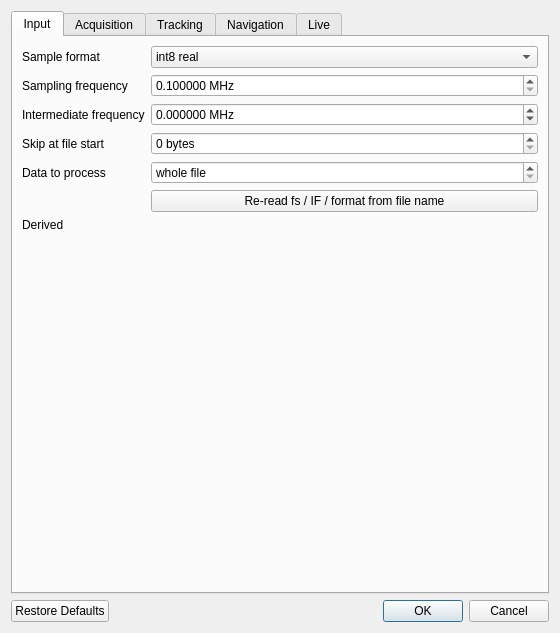
<?xml version="1.0" encoding="UTF-8"?>
<ui version="4.0">
 <class>SettingsDialog</class>
 <widget class="QDialog" name="SettingsDialog">
  <property name="geometry">
   <rect><x>0</x><y>0</y><width>560</width><height>520</height></rect>
  </property>
  <property name="windowTitle"><string>Receiver settings</string></property>
  <layout class="QVBoxLayout" name="mainLayout">
   <item>
    <widget class="QTabWidget" name="tabs">
     <property name="currentIndex"><number>0</number></property>
     <!-- ============================================================ Input -->
     <widget class="QWidget" name="inputTab">
      <attribute name="title"><string>Input</string></attribute>
      <layout class="QFormLayout" name="inputForm">
       <item row="0" column="0"><widget class="QLabel" name="formatLabel"><property name="text"><string>Sample format</string></property></widget></item>
       <item row="0" column="1">
        <widget class="QComboBox" name="formatCombo">
         <item><property name="text"><string>int8 real</string></property></item>
         <item><property name="text"><string>uint8 real (offset binary)</string></property></item>
         <item><property name="text"><string>int16 real (little endian)</string></property></item>
         <item><property name="text"><string>int8 complex I/Q interleaved</string></property></item>
         <item><property name="text"><string>int16 complex I/Q interleaved</string></property></item>
         <item><property name="text"><string>2-bit real, packed</string></property></item>
        </widget>
       </item>
       <item row="1" column="0"><widget class="QLabel" name="fsLabel"><property name="text"><string>Sampling frequency</string></property></widget></item>
       <item row="1" column="1">
        <widget class="QDoubleSpinBox" name="fsSpin">
         <property name="suffix"><string> MHz</string></property>
         <property name="decimals"><number>6</number></property>
         <property name="minimum"><double>0.100000000000000</double></property>
         <property name="maximum"><double>500.000000000000000</double></property>
         <property name="singleStep"><double>0.001000000000000</double></property>
        </widget>
       </item>
       <item row="2" column="0"><widget class="QLabel" name="ifLabel"><property name="text"><string>Intermediate frequency</string></property></widget></item>
       <item row="2" column="1">
        <widget class="QDoubleSpinBox" name="ifSpin">
         <property name="suffix"><string> MHz</string></property>
         <property name="decimals"><number>6</number></property>
         <property name="minimum"><double>-250.000000000000000</double></property>
         <property name="maximum"><double>500.000000000000000</double></property>
         <property name="singleStep"><double>0.001000000000000</double></property>
        </widget>
       </item>
       <item row="3" column="0"><widget class="QLabel" name="skipLabel"><property name="text"><string>Skip at file start</string></property></widget></item>
       <item row="3" column="1">
        <widget class="QSpinBox" name="skipSpin">
         <property name="suffix"><string> bytes</string></property>
         <property name="maximum"><number>2000000000</number></property>
        </widget>
       </item>
       <item row="4" column="0"><widget class="QLabel" name="msProcessLabel"><property name="text"><string>Data to process</string></property></widget></item>
       <item row="4" column="1">
        <widget class="QSpinBox" name="msProcessSpin">
         <property name="specialValueText"><string>whole file</string></property>
         <property name="suffix"><string> ms</string></property>
         <property name="maximum"><number>100000000</number></property>
        </widget>
       </item>
       <item row="5" column="1"><widget class="QPushButton" name="parseButton"><property name="text"><string>Re-read fs / IF / format from file name</string></property></widget></item>
       <item row="6" column="0"><widget class="QLabel" name="derivedTitle"><property name="text"><string>Derived</string></property></widget></item>
       <item row="6" column="1"><widget class="QLabel" name="derivedLabel"><property name="wordWrap"><bool>true</bool></property></widget></item>
      </layout>
     </widget>
     <!-- ============================================================ Acquisition -->
     <widget class="QWidget" name="acqTab">
      <attribute name="title"><string>Acquisition</string></attribute>
      <layout class="QFormLayout" name="acqForm">
       <item row="0" column="0"><widget class="QLabel" name="prnsLabel"><property name="text"><string>GPS PRNs to search</string></property></widget></item>
       <item row="0" column="1"><widget class="QLineEdit" name="prnsEdit"><property name="toolTip"><string>Comma separated list or ranges, e.g. 1-32 or 1,3,5-9</string></property></widget></item>
       <item row="1" column="0"><widget class="QLabel" name="acqStartLabel"><property name="text"><string>Acquisition data start</string></property></widget></item>
       <item row="1" column="1"><widget class="QSpinBox" name="acqStartSpin"><property name="suffix"><string> ms</string></property><property name="maximum"><number>1000000</number></property></widget></item>
       <item row="2" column="0"><widget class="QLabel" name="acqBandLabel"><property name="text"><string>Doppler search band (+/-)</string></property></widget></item>
       <item row="2" column="1"><widget class="QDoubleSpinBox" name="acqBandSpin"><property name="suffix"><string> Hz</string></property><property name="decimals"><number>0</number></property><property name="minimum"><double>500.000000000000000</double></property><property name="maximum"><double>50000.000000000000000</double></property><property name="singleStep"><double>500.000000000000000</double></property></widget></item>
       <item row="3" column="0"><widget class="QLabel" name="acqStepLabel"><property name="text"><string>Doppler bin width</string></property></widget></item>
       <item row="3" column="1"><widget class="QDoubleSpinBox" name="acqStepSpin"><property name="suffix"><string> Hz</string></property><property name="decimals"><number>0</number></property><property name="minimum"><double>50.000000000000000</double></property><property name="maximum"><double>5000.000000000000000</double></property><property name="singleStep"><double>50.000000000000000</double></property></widget></item>
       <item row="4" column="0"><widget class="QLabel" name="acqNonCohLabel"><property name="text"><string>Non-coherent integration</string></property></widget></item>
       <item row="4" column="1"><widget class="QSpinBox" name="acqNonCohSpin"><property name="suffix"><string> ms</string></property><property name="minimum"><number>1</number></property><property name="maximum"><number>20</number></property></widget></item>
       <item row="5" column="0"><widget class="QLabel" name="acqThrLabel"><property name="text"><string>Detection threshold (peak ratio)</string></property></widget></item>
       <item row="5" column="1"><widget class="QDoubleSpinBox" name="acqThrSpin"><property name="minimum"><double>1.000000000000000</double></property><property name="maximum"><double>20.000000000000000</double></property><property name="singleStep"><double>0.100000000000000</double></property></widget></item>
       <item row="6" column="0"><widget class="QLabel" name="fineMsLabel"><property name="text"><string>Fine frequency data length</string></property></widget></item>
       <item row="6" column="1"><widget class="QSpinBox" name="fineMsSpin"><property name="suffix"><string> ms</string></property><property name="minimum"><number>10</number></property><property name="maximum"><number>200</number></property></widget></item>
       <item row="7" column="0"><widget class="QLabel" name="constellationLabel"><property name="text"><string>Constellations</string></property></widget></item>
       <item row="7" column="1">
        <widget class="QComboBox" name="constellationCombo">
         <item><property name="text"><string>GPS + Galileo</string></property></item>
         <item><property name="text"><string>GPS only</string></property></item>
         <item><property name="text"><string>Galileo only</string></property></item>
        </widget>
       </item>
       <item row="8" column="0"><widget class="QLabel" name="galNonCohLabel"><property name="text"><string>Galileo E1 non-coherent integration</string></property></widget></item>
       <item row="8" column="1"><widget class="QSpinBox" name="galNonCohSpin"><property name="suffix"><string> x 4 ms</string></property><property name="minimum"><number>1</number></property><property name="maximum"><number>25</number></property></widget></item>
      </layout>
     </widget>
     <!-- ============================================================ Tracking -->
     <widget class="QWidget" name="trkTab">
      <attribute name="title"><string>Tracking</string></attribute>
      <layout class="QFormLayout" name="trkForm">
       <item row="0" column="0"><widget class="QLabel" name="channelsLabel"><property name="text"><string>Channels per constellation</string></property></widget></item>
       <item row="0" column="1"><widget class="QSpinBox" name="channelsSpin"><property name="minimum"><number>1</number></property><property name="maximum"><number>32</number></property></widget></item>
       <item row="1" column="0"><widget class="QLabel" name="pllBwLabel"><property name="text"><string>PLL noise bandwidth</string></property></widget></item>
       <item row="1" column="1"><widget class="QDoubleSpinBox" name="pllBwSpin"><property name="suffix"><string> Hz</string></property><property name="decimals"><number>1</number></property><property name="minimum"><double>1.000000000000000</double></property><property name="maximum"><double>100.000000000000000</double></property></widget></item>
       <item row="2" column="0"><widget class="QLabel" name="pllZetaLabel"><property name="text"><string>PLL damping ratio</string></property></widget></item>
       <item row="2" column="1"><widget class="QDoubleSpinBox" name="pllZetaSpin"><property name="decimals"><number>3</number></property><property name="minimum"><double>0.300000000000000</double></property><property name="maximum"><double>2.000000000000000</double></property><property name="singleStep"><double>0.050000000000000</double></property></widget></item>
       <item row="3" column="0"><widget class="QLabel" name="fllBwLabel"><property name="text"><string>FLL-assist noise bandwidth</string></property></widget></item>
       <item row="3" column="1"><widget class="QDoubleSpinBox" name="fllBwSpin"><property name="suffix"><string> Hz</string></property><property name="decimals"><number>1</number></property><property name="maximum"><double>50.000000000000000</double></property></widget></item>
       <item row="4" column="0"><widget class="QLabel" name="fllMsLabel"><property name="text"><string>FLL-assist duration</string></property></widget></item>
       <item row="4" column="1"><widget class="QSpinBox" name="fllMsSpin"><property name="suffix"><string> ms</string></property><property name="maximum"><number>100000</number></property></widget></item>
       <item row="5" column="0"><widget class="QLabel" name="dllBwLabel"><property name="text"><string>DLL noise bandwidth</string></property></widget></item>
       <item row="5" column="1"><widget class="QDoubleSpinBox" name="dllBwSpin"><property name="suffix"><string> Hz</string></property><property name="minimum"><double>0.100000000000000</double></property><property name="maximum"><double>20.000000000000000</double></property><property name="singleStep"><double>0.100000000000000</double></property></widget></item>
       <item row="6" column="0"><widget class="QLabel" name="dllZetaLabel"><property name="text"><string>DLL damping ratio</string></property></widget></item>
       <item row="6" column="1"><widget class="QDoubleSpinBox" name="dllZetaSpin"><property name="decimals"><number>3</number></property><property name="minimum"><double>0.300000000000000</double></property><property name="maximum"><double>2.000000000000000</double></property><property name="singleStep"><double>0.050000000000000</double></property></widget></item>
       <item row="7" column="0"><widget class="QLabel" name="dllSpacingLabel"><property name="text"><string>Early/late offset from prompt</string></property></widget></item>
       <item row="7" column="1"><widget class="QDoubleSpinBox" name="dllSpacingSpin"><property name="suffix"><string> chips</string></property><property name="decimals"><number>3</number></property><property name="minimum"><double>0.050000000000000</double></property><property name="maximum"><double>1.000000000000000</double></property><property name="singleStep"><double>0.050000000000000</double></property></widget></item>
       <item row="8" column="1"><widget class="QCheckBox" name="aidingCheck"><property name="text"><string>Carrier-aided DLL</string></property></widget></item>
       <item row="9" column="0"><widget class="QLabel" name="cn0WinLabel"><property name="text"><string>C/N0 estimator window</string></property></widget></item>
       <item row="9" column="1"><widget class="QSpinBox" name="cn0WinSpin"><property name="suffix"><string> ms</string></property><property name="minimum"><number>20</number></property><property name="maximum"><number>2000</number></property></widget></item>
       <item row="10" column="0"><widget class="QLabel" name="galDllSpacingLabel"><property name="text"><string>Galileo E1 early/late offset</string></property></widget></item>
       <item row="10" column="1"><widget class="QDoubleSpinBox" name="galDllSpacingSpin"><property name="suffix"><string> chips</string></property><property name="decimals"><number>3</number></property><property name="minimum"><double>0.05</double></property><property name="maximum"><double>0.25</double></property><property name="singleStep"><double>0.01</double></property></widget></item>
      </layout>
     </widget>
     <!-- ============================================================ Navigation -->
     <widget class="QWidget" name="navTab">
      <attribute name="title"><string>Navigation</string></attribute>
      <layout class="QFormLayout" name="navForm">
       <item row="0" column="0"><widget class="QLabel" name="bitStartLabel"><property name="text"><string>Ignore pull-in before</string></property></widget></item>
       <item row="0" column="1"><widget class="QSpinBox" name="bitStartSpin"><property name="suffix"><string> ms</string></property><property name="maximum"><number>100000</number></property></widget></item>
       <item row="1" column="0"><widget class="QLabel" name="navPeriodLabel"><property name="text"><string>Navigation solution period</string></property></widget></item>
       <item row="1" column="1"><widget class="QSpinBox" name="navPeriodSpin"><property name="suffix"><string> ms</string></property><property name="minimum"><number>1</number></property><property name="maximum"><number>60000</number></property></widget></item>
       <item row="2" column="0"><widget class="QLabel" name="elMaskLabel"><property name="text"><string>Elevation mask</string></property></widget></item>
       <item row="2" column="1"><widget class="QDoubleSpinBox" name="elMaskSpin"><property name="suffix"><string> deg</string></property><property name="decimals"><number>1</number></property><property name="minimum"><double>-10.000000000000000</double></property><property name="maximum"><double>60.000000000000000</double></property></widget></item>
       <item row="3" column="0"><widget class="QLabel" name="minCn0Label"><property name="text"><string>Minimum C/N0 for use</string></property></widget></item>
       <item row="3" column="1"><widget class="QDoubleSpinBox" name="minCn0Spin"><property name="suffix"><string> dB-Hz</string></property><property name="decimals"><number>1</number></property><property name="maximum"><double>60.000000000000000</double></property></widget></item>
       <item row="4" column="1"><widget class="QCheckBox" name="ionoCheck"><property name="text"><string>Klobuchar ionosphere (if subframe 4 page 18 decoded)</string></property></widget></item>
       <item row="5" column="1"><widget class="QCheckBox" name="tropoCheck"><property name="text"><string>Saastamoinen troposphere</string></property></widget></item>
       <item row="6" column="1"><widget class="QCheckBox" name="earthRotCheck"><property name="text"><string>Earth rotation (Sagnac) correction</string></property></widget></item>
       <item row="7" column="1"><widget class="QCheckBox" name="elWeightCheck"><property name="text"><string>Elevation-dependent weighting (sin^2 el)</string></property></widget></item>
       <item row="8" column="0"><widget class="QLabel" name="dopSignLabel"><property name="text"><string>IF Doppler sign</string></property></widget></item>
       <item row="8" column="1">
        <widget class="QComboBox" name="dopSignCombo">
         <item><property name="text"><string>Auto-detect</string></property></item>
         <item><property name="text"><string>Normal (low-side LO)</string></property></item>
         <item><property name="text"><string>Inverted spectrum (high-side LO)</string></property></item>
        </widget>
       </item>
      </layout>
     </widget>
     <!-- ============================================================ Live -->
     <widget class="QWidget" name="liveTab">
      <attribute name="title"><string>Live</string></attribute>
      <layout class="QFormLayout" name="liveForm">
       <item row="0" column="0"><widget class="QLabel" name="liveSourceLabel"><property name="text"><string>Live source</string></property></widget></item>
       <item row="0" column="1">
        <widget class="QComboBox" name="liveSourceCombo">
         <item><property name="text"><string>USRP (through the UHD driver)</string></property></item>
         <item><property name="text"><string>Replay the open recording in real time</string></property></item>
        </widget>
       </item>
       <item row="1" column="0"><widget class="QLabel" name="deviceArgsLabel"><property name="text"><string>Device address</string></property></widget></item>
       <item row="1" column="1"><widget class="QLineEdit" name="deviceArgsEdit"><property name="toolTip"><string>UHD device arguments, e.g. addr=192.168.10.2 (the N200 default). recv_buff_size=50000000 can be appended to help against overflows.</string></property></widget></item>
       <item row="2" column="0"><widget class="QLabel" name="centerLabel"><property name="text"><string>Centre frequency</string></property></widget></item>
       <item row="2" column="1"><widget class="QDoubleSpinBox" name="centerSpin"><property name="suffix"><string> MHz</string></property><property name="decimals"><number>6</number></property><property name="minimum"><double>1.000000000000000</double></property><property name="maximum"><double>6000.000000000000000</double></property></widget></item>
       <item row="3" column="0"><widget class="QLabel" name="rateLabel"><property name="text"><string>Sample rate</string></property></widget></item>
       <item row="3" column="1"><widget class="QDoubleSpinBox" name="rateSpin"><property name="toolTip"><string>Complex samples per second. GPS works from 2 MS/s, Galileo needs 4 MS/s. The N200 gives 100 MHz divided by an integer and reports the rate it actually set.</string></property><property name="suffix"><string> MS/s</string></property><property name="decimals"><number>3</number></property><property name="minimum"><double>0.500000000000000</double></property><property name="maximum"><double>50.000000000000000</double></property><property name="singleStep"><double>0.500000000000000</double></property></widget></item>
       <item row="4" column="0"><widget class="QLabel" name="gainLabel"><property name="text"><string>Gain</string></property></widget></item>
       <item row="4" column="1"><widget class="QDoubleSpinBox" name="gainSpin"><property name="suffix"><string> dB</string></property><property name="decimals"><number>1</number></property><property name="maximum"><double>120.000000000000000</double></property></widget></item>
       <item row="5" column="0"><widget class="QLabel" name="antennaLabel"><property name="text"><string>Antenna port</string></property></widget></item>
       <item row="5" column="1"><widget class="QLineEdit" name="antennaEdit"><property name="toolTip"><string>Empty = the daughterboard's default, e.g. RX2 or TX/RX on a WBX or SBX</string></property></widget></item>
       <item row="6" column="0"><widget class="QLabel" name="subdevLabel"><property name="text"><string>Subdevice</string></property></widget></item>
       <item row="6" column="1"><widget class="QLineEdit" name="subdevEdit"><property name="toolTip"><string>Empty = the default, e.g. A:0</string></property></widget></item>
       <item row="7" column="0"><widget class="QLabel" name="clockLabel"><property name="text"><string>Clock source</string></property></widget></item>
       <item row="7" column="1">
        <widget class="QComboBox" name="clockCombo">
         <property name="editable"><bool>true</bool></property>
         <item><property name="text"><string>internal</string></property></item>
         <item><property name="text"><string>external</string></property></item>
         <item><property name="text"><string>gpsdo</string></property></item>
         <item><property name="text"><string>mimo</string></property></item>
        </widget>
       </item>
       <item row="8" column="0"><widget class="QLabel" name="bandwidthLabel"><property name="text"><string>Analog bandwidth</string></property></widget></item>
       <item row="8" column="1"><widget class="QDoubleSpinBox" name="bandwidthSpin"><property name="specialValueText"><string>daughterboard default</string></property><property name="suffix"><string> MHz</string></property><property name="decimals"><number>3</number></property><property name="maximum"><double>200.000000000000000</double></property></widget></item>
       <item row="9" column="0"><widget class="QLabel" name="loOffsetLabel"><property name="text"><string>LO offset</string></property></widget></item>
       <item row="9" column="1"><widget class="QDoubleSpinBox" name="loOffsetSpin"><property name="toolTip"><string>Tunes the LO this far from the centre and lets the digital down-converter make up the difference, which keeps the LO leakage out of the band.</string></property><property name="suffix"><string> MHz</string></property><property name="decimals"><number>3</number></property><property name="minimum"><double>-100.000000000000000</double></property><property name="maximum"><double>100.000000000000000</double></property></widget></item>
       <item row="10" column="0"><widget class="QLabel" name="uhdPathLabel"><property name="text"><string>uhd.dll</string></property></widget></item>
       <item row="10" column="1"><widget class="QLineEdit" name="uhdPathEdit"><property name="toolTip"><string>Empty = look in UHD_PKG_PATH, Program Files and PATH</string></property></widget></item>
       <item row="11" column="0"><widget class="QLabel" name="ringLabel"><property name="text"><string>Sample buffer</string></property></widget></item>
       <item row="11" column="1"><widget class="QSpinBox" name="ringSpin"><property name="suffix"><string> s</string></property><property name="minimum"><number>2</number></property><property name="maximum"><number>120</number></property></widget></item>
       <item row="12" column="0"><widget class="QLabel" name="windowLabel"><property name="text"><string>Tracking history</string></property></widget></item>
       <item row="12" column="1"><widget class="QSpinBox" name="windowSpin"><property name="suffix"><string> s</string></property><property name="minimum"><number>36</number></property><property name="maximum"><number>600</number></property></widget></item>
       <item row="13" column="0"><widget class="QLabel" name="historyLabel"><property name="text"><string>Position history</string></property></widget></item>
       <item row="13" column="1"><widget class="QSpinBox" name="historySpin"><property name="suffix"><string> s</string></property><property name="minimum"><number>10</number></property><property name="maximum"><number>86400</number></property></widget></item>
       <item row="14" column="0"><widget class="QLabel" name="updateLabel"><property name="text"><string>Update every</string></property></widget></item>
       <item row="14" column="1"><widget class="QSpinBox" name="updateSpin"><property name="suffix"><string> ms</string></property><property name="minimum"><number>100</number></property><property name="maximum"><number>10000</number></property><property name="singleStep"><number>100</number></property></widget></item>
       <item row="15" column="0"><widget class="QLabel" name="acqIntervalLabel"><property name="text"><string>Search for satellites every</string></property></widget></item>
       <item row="15" column="1"><widget class="QSpinBox" name="acqIntervalSpin"><property name="suffix"><string> s</string></property><property name="minimum"><number>1</number></property><property name="maximum"><number>600</number></property></widget></item>
       <item row="16" column="0"><widget class="QLabel" name="replaySpeedLabel"><property name="text"><string>Replay speed</string></property></widget></item>
       <item row="16" column="1"><widget class="QDoubleSpinBox" name="replaySpeedSpin"><property name="suffix"><string> x</string></property><property name="minimum"><double>0.100000000000000</double></property><property name="maximum"><double>100.000000000000000</double></property></widget></item>
       <item row="17" column="1"><widget class="QCheckBox" name="recordCheck"><property name="text"><string>Record the samples to disk (20 MB/s at 5 MS/s)</string></property></widget></item>
       <item row="18" column="0"><widget class="QLabel" name="recordDirLabel"><property name="text"><string>Recording folder</string></property></widget></item>
       <item row="18" column="1"><widget class="QLineEdit" name="recordDirEdit"/></item>
      </layout>
     </widget>
    </widget>
   </item>
   <item>
    <widget class="QDialogButtonBox" name="buttonBox">
     <property name="standardButtons"><set>QDialogButtonBox::Cancel|QDialogButtonBox::Ok|QDialogButtonBox::RestoreDefaults</set></property>
    </widget>
   </item>
  </layout>
 </widget>
 <resources/>
 <connections>
  <connection>
   <sender>buttonBox</sender>
   <signal>accepted()</signal>
   <receiver>SettingsDialog</receiver>
   <slot>accept()</slot>
  </connection>
  <connection>
   <sender>buttonBox</sender>
   <signal>rejected()</signal>
   <receiver>SettingsDialog</receiver>
   <slot>reject()</slot>
  </connection>
 </connections>
</ui>
